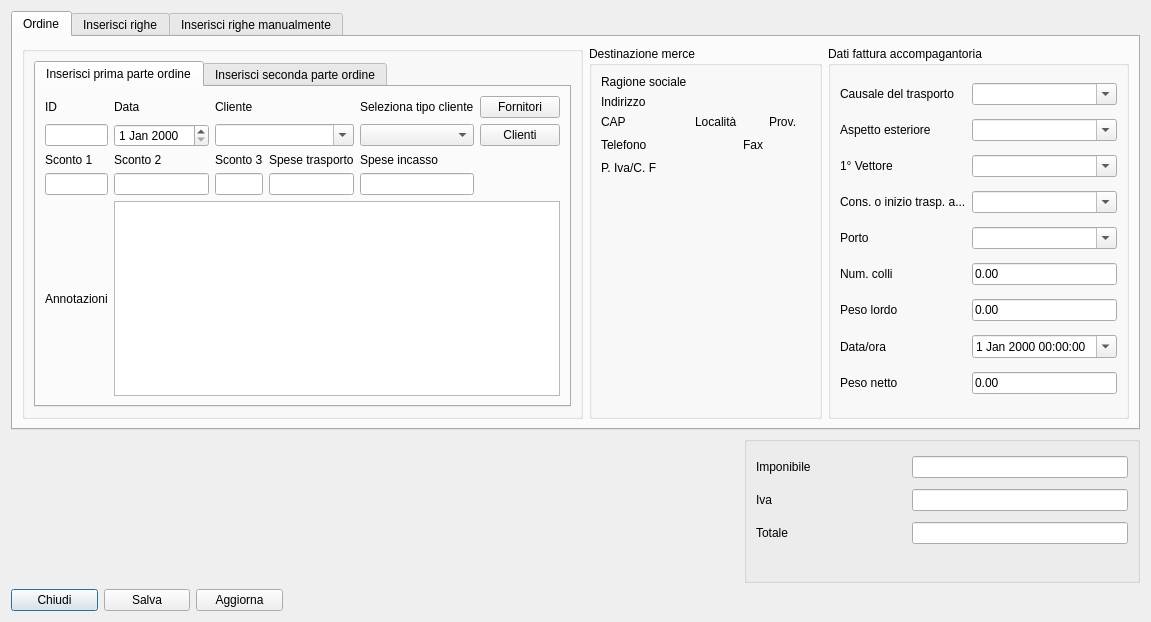
<?xml version="1.0" encoding="UTF-8"?>
<ui version="4.0">
 <class>ordine_righe</class>
 <widget class="QDialog" name="ordine_righe">
  <property name="geometry">
   <rect>
    <x>0</x>
    <y>0</y>
    <width>1108</width>
    <height>622</height>
   </rect>
  </property>
  <property name="windowTitle">
   <string>Dialog</string>
  </property>
  <layout class="QGridLayout" name="gridLayout">
   <item row="1" column="2">
    <spacer name="verticalSpacer_4">
     <property name="orientation">
      <enum>Qt::Vertical</enum>
     </property>
     <property name="sizeHint" stdset="0">
      <size>
       <width>20</width>
       <height>117</height>
      </size>
     </property>
    </spacer>
   </item>
   <item row="1" column="0">
    <spacer name="verticalSpacer_2">
     <property name="orientation">
      <enum>Qt::Vertical</enum>
     </property>
     <property name="sizeHint" stdset="0">
      <size>
       <width>272</width>
       <height>147</height>
      </size>
     </property>
    </spacer>
   </item>
   <item row="1" column="1">
    <spacer name="verticalSpacer_3">
     <property name="orientation">
      <enum>Qt::Vertical</enum>
     </property>
     <property name="sizeHint" stdset="0">
      <size>
       <width>20</width>
       <height>117</height>
      </size>
     </property>
    </spacer>
   </item>
   <item row="2" column="0">
    <layout class="QGridLayout" name="gridLayout_12">
     <item row="1" column="0">
      <widget class="QPushButton" name="annulla_2">
       <property name="toolTip">
        <string>Chiudi senza salvare la fattura</string>
       </property>
       <property name="text">
        <string>Chiudi</string>
       </property>
       <property name="icon">
        <iconset resource="../../backup_restore_db/images.qrc">
         <normaloff>:/images/dialog-close.png</normaloff>:/images/dialog-close.png</iconset>
       </property>
      </widget>
     </item>
     <item row="1" column="1">
      <widget class="QPushButton" name="save_2">
       <property name="toolTip">
        <string>Salva fattura</string>
       </property>
       <property name="text">
        <string>Salva</string>
       </property>
       <property name="icon">
        <iconset resource="../fabaria.qrc">
         <normaloff>:/images/document-save.png</normaloff>:/images/document-save.png</iconset>
       </property>
      </widget>
     </item>
     <item row="1" column="2">
      <widget class="QPushButton" name="agg_fatt_2">
       <property name="toolTip">
        <string>Aggiorna fattura</string>
       </property>
       <property name="text">
        <string>Aggiorna</string>
       </property>
       <property name="icon">
        <iconset resource="../fabaria.qrc">
         <normaloff>:/images/view-refresh.png</normaloff>:/images/view-refresh.png</iconset>
       </property>
      </widget>
     </item>
    </layout>
   </item>
   <item row="0" column="0" colspan="5">
    <widget class="QTabWidget" name="tabWidget">
     <property name="currentIndex">
      <number>0</number>
     </property>
     <widget class="QWidget" name="tab_3">
      <attribute name="title">
       <string>Ordine</string>
      </attribute>
      <layout class="QGridLayout" name="gridLayout_4">
       <item row="1" column="1" colspan="2">
        <widget class="QGroupBox" name="groupBox">
         <property name="toolTip">
          <string>&lt;html&gt;&lt;head/&gt;&lt;body&gt;&lt;p&gt;Inserisci cliente&lt;/p&gt;&lt;/body&gt;&lt;/html&gt;</string>
         </property>
         <property name="title">
          <string/>
         </property>
         <layout class="QGridLayout" name="gridLayout_3">
          <item row="0" column="0">
           <widget class="QTabWidget" name="tabWidget_2">
            <property name="currentIndex">
             <number>0</number>
            </property>
            <widget class="QWidget" name="tab_2">
             <attribute name="title">
              <string>Inserisci prima parte ordine</string>
             </attribute>
             <layout class="QGridLayout" name="gridLayout_7">
              <item row="0" column="0">
               <widget class="QLabel" name="label_16">
                <property name="text">
                 <string>ID</string>
                </property>
               </widget>
              </item>
              <item row="0" column="1">
               <widget class="QLabel" name="label_17">
                <property name="text">
                 <string>Data</string>
                </property>
               </widget>
              </item>
              <item row="0" column="2" colspan="2">
               <widget class="QLabel" name="label_18">
                <property name="text">
                 <string>Cliente</string>
                </property>
               </widget>
              </item>
              <item row="0" column="4">
               <widget class="QLabel" name="label">
                <property name="text">
                 <string>Seleziona tipo cliente</string>
                </property>
               </widget>
              </item>
              <item row="0" column="5">
               <widget class="QPushButton" name="fornit">
                <property name="text">
                 <string>Fornitori</string>
                </property>
                <property name="icon">
                 <iconset resource="../fabaria.qrc">
                  <normaloff>:/images/user-group-properties.png</normaloff>:/images/user-group-properties.png</iconset>
                </property>
               </widget>
              </item>
              <item row="1" column="0">
               <widget class="QLineEdit" name="id1"/>
              </item>
              <item row="1" column="1">
               <widget class="QDateEdit" name="data_fatt"/>
              </item>
              <item row="1" column="2" colspan="2">
               <widget class="QComboBox" name="pers">
                <property name="editable">
                 <bool>true</bool>
                </property>
                <property name="currentIndex">
                 <number>-1</number>
                </property>
                <property name="frame">
                 <bool>true</bool>
                </property>
                <property name="modelColumn">
                 <number>0</number>
                </property>
               </widget>
              </item>
              <item row="1" column="4">
               <widget class="QComboBox" name="tipo_cliente"/>
              </item>
              <item row="1" column="5">
               <widget class="QPushButton" name="cliente">
                <property name="text">
                 <string>Clienti</string>
                </property>
                <property name="icon">
                 <iconset resource="../fabaria.qrc">
                  <normaloff>:/images/system-users.png</normaloff>:/images/system-users.png</iconset>
                </property>
               </widget>
              </item>
              <item row="2" column="0">
               <widget class="QLabel" name="label_19">
                <property name="text">
                 <string>Sconto 1</string>
                </property>
               </widget>
              </item>
              <item row="2" column="1">
               <widget class="QLabel" name="label_20">
                <property name="text">
                 <string>Sconto 2</string>
                </property>
               </widget>
              </item>
              <item row="2" column="2">
               <widget class="QLabel" name="label_21">
                <property name="text">
                 <string>Sconto 3</string>
                </property>
               </widget>
              </item>
              <item row="2" column="3">
               <widget class="QLabel" name="label_22">
                <property name="text">
                 <string>Spese trasporto</string>
                </property>
               </widget>
              </item>
              <item row="2" column="4">
               <widget class="QLabel" name="label_23">
                <property name="text">
                 <string>Spese incasso</string>
                </property>
               </widget>
              </item>
              <item row="3" column="0">
               <widget class="QLineEdit" name="sconto1"/>
              </item>
              <item row="3" column="1">
               <widget class="QLineEdit" name="sconto2"/>
              </item>
              <item row="3" column="2">
               <widget class="QLineEdit" name="sconto3"/>
              </item>
              <item row="3" column="3">
               <widget class="QLineEdit" name="spes_tr"/>
              </item>
              <item row="3" column="4">
               <widget class="QLineEdit" name="spes_in"/>
              </item>
              <item row="4" column="0">
               <widget class="QLabel" name="label_24">
                <property name="text">
                 <string>Annotazioni</string>
                </property>
               </widget>
              </item>
              <item row="4" column="1" colspan="5">
               <widget class="QTextEdit" name="ann"/>
              </item>
             </layout>
            </widget>
            <widget class="QWidget" name="tab_5">
             <attribute name="title">
              <string>Inserisci seconda parte ordine</string>
             </attribute>
             <layout class="QGridLayout" name="gridLayout_9">
              <item row="0" column="0">
               <widget class="QLabel" name="label_25">
                <property name="text">
                 <string>Vs Preventivo</string>
                </property>
               </widget>
              </item>
              <item row="0" column="1" colspan="2">
               <widget class="QLineEdit" name="ordine"/>
              </item>
              <item row="1" column="0">
               <widget class="QLabel" name="label_26">
                <property name="text">
                 <string>Pagamento</string>
                </property>
               </widget>
              </item>
              <item row="1" column="1" colspan="3">
               <widget class="QComboBox" name="pagam">
                <property name="editable">
                 <bool>true</bool>
                </property>
               </widget>
              </item>
              <item row="2" column="0" colspan="2">
               <widget class="QLabel" name="label_27">
                <property name="text">
                 <string>Note pagamento</string>
                </property>
               </widget>
              </item>
              <item row="2" column="2" colspan="2">
               <widget class="QLineEdit" name="lineEdit"/>
              </item>
              <item row="3" column="0">
               <widget class="QLabel" name="label_2">
                <property name="text">
                 <string>Tipo listino</string>
                </property>
               </widget>
              </item>
              <item row="3" column="1" colspan="2">
               <widget class="QComboBox" name="tipo_listino"/>
              </item>
              <item row="3" column="3">
               <spacer name="horizontalSpacer">
                <property name="orientation">
                 <enum>Qt::Horizontal</enum>
                </property>
                <property name="sizeHint" stdset="0">
                 <size>
                  <width>319</width>
                  <height>20</height>
                 </size>
                </property>
               </spacer>
              </item>
              <item row="4" column="0">
               <spacer name="verticalSpacer">
                <property name="orientation">
                 <enum>Qt::Vertical</enum>
                </property>
                <property name="sizeHint" stdset="0">
                 <size>
                  <width>20</width>
                  <height>155</height>
                 </size>
                </property>
               </spacer>
              </item>
             </layout>
            </widget>
           </widget>
          </item>
         </layout>
        </widget>
       </item>
       <item row="1" column="3">
        <widget class="QGroupBox" name="groupBox_2">
         <property name="title">
          <string>Destinazione merce</string>
         </property>
         <layout class="QGridLayout" name="gridLayout_8">
          <item row="2" column="0">
           <widget class="QLabel" name="label_30">
            <property name="text">
             <string>CAP</string>
            </property>
           </widget>
          </item>
          <item row="2" column="1" colspan="2">
           <widget class="QLabel" name="cap">
            <property name="text">
             <string/>
            </property>
           </widget>
          </item>
          <item row="2" column="3" colspan="3">
           <widget class="QLabel" name="label_31">
            <property name="text">
             <string>Località</string>
            </property>
           </widget>
          </item>
          <item row="2" column="6">
           <widget class="QLabel" name="local">
            <property name="text">
             <string/>
            </property>
           </widget>
          </item>
          <item row="2" column="7">
           <widget class="QLabel" name="label_32">
            <property name="text">
             <string>Prov.</string>
            </property>
           </widget>
          </item>
          <item row="2" column="8">
           <widget class="QLabel" name="prov">
            <property name="text">
             <string/>
            </property>
           </widget>
          </item>
          <item row="3" column="0">
           <widget class="QLabel" name="label_33">
            <property name="text">
             <string>Telefono</string>
            </property>
           </widget>
          </item>
          <item row="3" column="1" colspan="2">
           <widget class="QLabel" name="tel">
            <property name="text">
             <string/>
            </property>
           </widget>
          </item>
          <item row="3" column="4" colspan="2">
           <spacer name="horizontalSpacer_7">
            <property name="orientation">
             <enum>Qt::Horizontal</enum>
            </property>
            <property name="sizeHint" stdset="0">
             <size>
              <width>31</width>
              <height>20</height>
             </size>
            </property>
           </spacer>
          </item>
          <item row="3" column="6">
           <widget class="QLabel" name="label_34">
            <property name="text">
             <string>Fax</string>
            </property>
           </widget>
          </item>
          <item row="3" column="7" colspan="2">
           <widget class="QLabel" name="cell">
            <property name="text">
             <string/>
            </property>
           </widget>
          </item>
          <item row="4" column="0">
           <widget class="QLabel" name="label_35">
            <property name="text">
             <string>P. Iva/C. F</string>
            </property>
           </widget>
          </item>
          <item row="0" column="0" colspan="4">
           <widget class="QLabel" name="label_28">
            <property name="text">
             <string>Ragione sociale</string>
            </property>
           </widget>
          </item>
          <item row="1" column="5">
           <widget class="QLabel" name="indirizzo">
            <property name="text">
             <string/>
            </property>
           </widget>
          </item>
          <item row="1" column="0" colspan="2">
           <widget class="QLabel" name="label_29">
            <property name="text">
             <string>Indirizzo</string>
            </property>
           </widget>
          </item>
          <item row="4" column="1" colspan="3">
           <widget class="QLabel" name="paese">
            <property name="text">
             <string/>
            </property>
           </widget>
          </item>
          <item row="0" column="5" colspan="3">
           <widget class="QLabel" name="rag_soc">
            <property name="text">
             <string/>
            </property>
           </widget>
          </item>
          <item row="5" column="1">
           <spacer name="verticalSpacer_5">
            <property name="orientation">
             <enum>Qt::Vertical</enum>
            </property>
            <property name="sizeHint" stdset="0">
             <size>
              <width>20</width>
              <height>40</height>
             </size>
            </property>
           </spacer>
          </item>
         </layout>
        </widget>
       </item>
       <item row="1" column="4">
        <widget class="QGroupBox" name="dati_fattura_accompagnatoria">
         <property name="title">
          <string>Dati fattura accompagantoria</string>
         </property>
         <layout class="QGridLayout" name="gridLayout_2">
          <item row="7" column="2">
           <widget class="QDateTimeEdit" name="data_ora">
            <property name="calendarPopup">
             <bool>true</bool>
            </property>
           </widget>
          </item>
          <item row="2" column="2">
           <widget class="QComboBox" name="vettore">
            <property name="editable">
             <bool>true</bool>
            </property>
           </widget>
          </item>
          <item row="0" column="2">
           <widget class="QComboBox" name="causali">
            <property name="editable">
             <bool>true</bool>
            </property>
           </widget>
          </item>
          <item row="1" column="0">
           <widget class="QLabel" name="label_5">
            <property name="text">
             <string>Aspetto esteriore</string>
            </property>
           </widget>
          </item>
          <item row="1" column="2">
           <widget class="QComboBox" name="aspetto_est">
            <property name="editable">
             <bool>true</bool>
            </property>
           </widget>
          </item>
          <item row="0" column="0">
           <widget class="QLabel" name="label_4">
            <property name="text">
             <string>Causale del trasporto</string>
            </property>
           </widget>
          </item>
          <item row="6" column="2">
           <widget class="QLineEdit" name="peso_lordo">
            <property name="text">
             <string>0.00</string>
            </property>
           </widget>
          </item>
          <item row="7" column="0">
           <widget class="QLabel" name="label_11">
            <property name="text">
             <string>Data/ora</string>
            </property>
           </widget>
          </item>
          <item row="5" column="0">
           <widget class="QLabel" name="label_9">
            <property name="text">
             <string>Num. colli</string>
            </property>
           </widget>
          </item>
          <item row="4" column="2">
           <widget class="QComboBox" name="porto_ass">
            <property name="editable">
             <bool>true</bool>
            </property>
           </widget>
          </item>
          <item row="4" column="0">
           <widget class="QLabel" name="label_8">
            <property name="text">
             <string>Porto</string>
            </property>
           </widget>
          </item>
          <item row="2" column="0">
           <widget class="QLabel" name="label_6">
            <property name="text">
             <string>1° Vettore</string>
            </property>
           </widget>
          </item>
          <item row="5" column="2">
           <widget class="QLineEdit" name="num_colli">
            <property name="text">
             <string>0.00</string>
            </property>
           </widget>
          </item>
          <item row="6" column="0">
           <widget class="QLabel" name="label_10">
            <property name="text">
             <string>Peso lordo</string>
            </property>
           </widget>
          </item>
          <item row="3" column="0">
           <widget class="QLabel" name="label_7">
            <property name="text">
             <string>Cons. o inizio trasp. a...</string>
            </property>
           </widget>
          </item>
          <item row="3" column="2">
           <widget class="QComboBox" name="consegna">
            <property name="editable">
             <bool>true</bool>
            </property>
           </widget>
          </item>
          <item row="8" column="0">
           <widget class="QLabel" name="label_12">
            <property name="text">
             <string>Peso netto</string>
            </property>
           </widget>
          </item>
          <item row="8" column="2">
           <widget class="QLineEdit" name="peso_netto">
            <property name="text">
             <string>0.00</string>
            </property>
           </widget>
          </item>
         </layout>
        </widget>
       </item>
      </layout>
      <zorder>groupBox</zorder>
      <zorder>dati_fattura_accompagnatoria</zorder>
      <zorder>groupBox_2</zorder>
     </widget>
     <widget class="QWidget" name="tab">
      <attribute name="title">
       <string>Inserisci righe</string>
      </attribute>
      <layout class="QGridLayout" name="gridLayout_6">
       <item row="1" column="0" colspan="2">
        <widget class="QTableView" name="tab_view">
         <attribute name="verticalHeaderDefaultSectionSize">
          <number>15</number>
         </attribute>
        </widget>
       </item>
       <item row="2" column="1">
        <layout class="QGridLayout" name="gridLayout_11">
         <item row="0" column="3">
          <widget class="QPushButton" name="el_riga">
           <property name="toolTip">
            <string>Elimina riga</string>
           </property>
           <property name="text">
            <string>Elimina riga</string>
           </property>
           <property name="icon">
            <iconset resource="../fabaria.qrc">
             <normaloff>:/images/edit-delete.png</normaloff>:/images/edit-delete.png</iconset>
           </property>
          </widget>
         </item>
         <item row="0" column="1">
          <widget class="QPushButton" name="n_riga">
           <property name="toolTip">
            <string>Aggiungi riga</string>
           </property>
           <property name="text">
            <string>Aggiungi riga</string>
           </property>
           <property name="icon">
            <iconset resource="../fabaria.qrc">
             <normaloff>:/images/dialog-ok-apply.png</normaloff>:/images/dialog-ok-apply.png</iconset>
           </property>
          </widget>
         </item>
         <item row="0" column="2">
          <widget class="QPushButton" name="md_riga">
           <property name="toolTip">
            <string>Modifica riga</string>
           </property>
           <property name="text">
            <string>Modifica riga</string>
           </property>
           <property name="icon">
            <iconset resource="../fabaria.qrc">
             <normaloff>:/images/document-edit.png</normaloff>:/images/document-edit.png</iconset>
           </property>
          </widget>
         </item>
         <item row="0" column="4">
          <widget class="QPushButton" name="excel">
           <property name="text">
            <string>Importa da excel</string>
           </property>
           <property name="icon">
            <iconset resource="../fabaria.qrc">
             <normaloff>:/images/excel.png</normaloff>:/images/excel.png</iconset>
           </property>
          </widget>
         </item>
         <item row="0" column="0">
          <spacer name="horizontalSpacer_11">
           <property name="orientation">
            <enum>Qt::Horizontal</enum>
           </property>
           <property name="sizeHint" stdset="0">
            <size>
             <width>1140</width>
             <height>21</height>
            </size>
           </property>
          </spacer>
         </item>
        </layout>
       </item>
      </layout>
     </widget>
     <widget class="QWidget" name="tab_4">
      <attribute name="title">
       <string>Inserisci righe manualmente</string>
      </attribute>
      <layout class="QGridLayout" name="gridLayout_5">
       <item row="0" column="0" colspan="7">
        <widget class="QTableView" name="add_row">
         <attribute name="verticalHeaderDefaultSectionSize">
          <number>15</number>
         </attribute>
        </widget>
       </item>
       <item row="1" column="1">
        <spacer name="horizontalSpacer_9">
         <property name="orientation">
          <enum>Qt::Horizontal</enum>
         </property>
         <property name="sizeHint" stdset="0">
          <size>
           <width>80</width>
           <height>20</height>
          </size>
         </property>
        </spacer>
       </item>
       <item row="1" column="2">
        <widget class="QPushButton" name="im_ex_file">
         <property name="text">
          <string>Importa file excel</string>
         </property>
         <property name="icon">
          <iconset resource="../fabaria.qrc">
           <normaloff>:/images/excel.png</normaloff>:/images/excel.png</iconset>
         </property>
        </widget>
       </item>
       <item row="1" column="4">
        <widget class="QPushButton" name="del_riga">
         <property name="text">
          <string>Elimina riga</string>
         </property>
         <property name="icon">
          <iconset resource="../fabaria.qrc">
           <normaloff>:/images/edit-delete.png</normaloff>:/images/edit-delete.png</iconset>
         </property>
        </widget>
       </item>
       <item row="1" column="6">
        <widget class="QPushButton" name="ord_insert_row">
         <property name="text">
          <string>Inscerisci riga</string>
         </property>
         <property name="icon">
          <iconset resource="../fabaria.qrc">
           <normaloff>:/images/dialog-ok-apply.png</normaloff>:/images/dialog-ok-apply.png</iconset>
         </property>
        </widget>
       </item>
      </layout>
     </widget>
    </widget>
   </item>
   <item row="1" column="4">
    <widget class="QGroupBox" name="groupBox_4">
     <property name="styleSheet">
      <string notr="true"/>
     </property>
     <layout class="QGridLayout" name="gridLayout_10">
      <item row="1" column="0">
       <widget class="QLabel" name="label_39">
        <property name="minimumSize">
         <size>
          <width>150</width>
          <height>0</height>
         </size>
        </property>
        <property name="maximumSize">
         <size>
          <width>150</width>
          <height>16777215</height>
         </size>
        </property>
        <property name="sizeIncrement">
         <size>
          <width>150</width>
          <height>0</height>
         </size>
        </property>
        <property name="baseSize">
         <size>
          <width>150</width>
          <height>0</height>
         </size>
        </property>
        <property name="text">
         <string>Iva</string>
        </property>
       </widget>
      </item>
      <item row="1" column="1">
       <widget class="QLineEdit" name="iva_ft_2">
        <property name="readOnly">
         <bool>false</bool>
        </property>
       </widget>
      </item>
      <item row="2" column="0">
       <widget class="QLabel" name="label_40">
        <property name="minimumSize">
         <size>
          <width>150</width>
          <height>0</height>
         </size>
        </property>
        <property name="maximumSize">
         <size>
          <width>150</width>
          <height>16777215</height>
         </size>
        </property>
        <property name="sizeIncrement">
         <size>
          <width>150</width>
          <height>0</height>
         </size>
        </property>
        <property name="baseSize">
         <size>
          <width>150</width>
          <height>0</height>
         </size>
        </property>
        <property name="text">
         <string>Totale</string>
        </property>
       </widget>
      </item>
      <item row="2" column="1">
       <widget class="QLineEdit" name="totale_2">
        <property name="readOnly">
         <bool>false</bool>
        </property>
       </widget>
      </item>
      <item row="0" column="1">
       <widget class="QLineEdit" name="imponibile_2">
        <property name="readOnly">
         <bool>false</bool>
        </property>
       </widget>
      </item>
      <item row="0" column="0">
       <widget class="QLabel" name="label_41">
        <property name="minimumSize">
         <size>
          <width>150</width>
          <height>0</height>
         </size>
        </property>
        <property name="maximumSize">
         <size>
          <width>150</width>
          <height>16777215</height>
         </size>
        </property>
        <property name="sizeIncrement">
         <size>
          <width>150</width>
          <height>0</height>
         </size>
        </property>
        <property name="baseSize">
         <size>
          <width>150</width>
          <height>0</height>
         </size>
        </property>
        <property name="text">
         <string>Imponibile</string>
        </property>
       </widget>
      </item>
      <item row="3" column="1">
       <spacer name="horizontalSpacer_2">
        <property name="orientation">
         <enum>Qt::Horizontal</enum>
        </property>
        <property name="sizeHint" stdset="0">
         <size>
          <width>40</width>
          <height>20</height>
         </size>
        </property>
       </spacer>
      </item>
     </layout>
    </widget>
   </item>
   <item row="1" column="3">
    <spacer name="horizontalSpacer_3">
     <property name="orientation">
      <enum>Qt::Horizontal</enum>
     </property>
     <property name="sizeHint" stdset="0">
      <size>
       <width>40</width>
       <height>20</height>
      </size>
     </property>
    </spacer>
   </item>
  </layout>
 </widget>
 <tabstops>
  <tabstop>imponibile_2</tabstop>
  <tabstop>iva_ft_2</tabstop>
  <tabstop>totale_2</tabstop>
  <tabstop>agg_fatt_2</tabstop>
  <tabstop>save_2</tabstop>
  <tabstop>annulla_2</tabstop>
 </tabstops>
 <resources>
  <include location="../../backup_restore_db/images.qrc"/>
  <include location="../fabaria.qrc"/>
  <include location="../../log_man/license.qrc"/>
 </resources>
 <connections/>
</ui>
